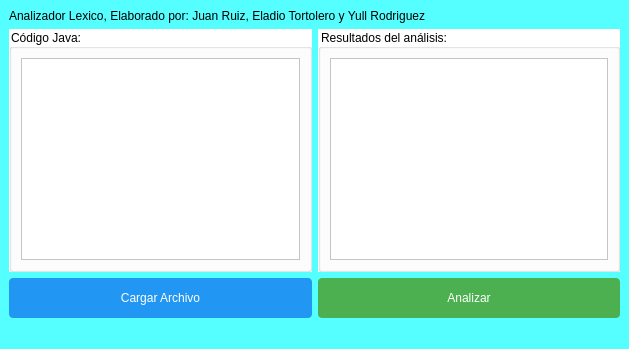
<?xml version="1.0" encoding="UTF-8"?>
<ui version="4.0">
 <class>MainWindow</class>
 <widget class="QMainWindow" name="MainWindow">
  <property name="geometry">
   <rect>
    <x>0</x>
    <y>0</y>
    <width>629</width>
    <height>349</height>
   </rect>
  </property>
  <property name="windowTitle">
   <string>Super Analizador Léxico</string>
  </property>
  <property name="styleSheet">
   <string notr="true">background-color: rgb(85, 255, 255);</string>
  </property>
  <widget class="QWidget" name="centralwidget">
   <layout class="QVBoxLayout" name="verticalLayout">
    <item>
     <widget class="QLabel" name="label">
      <property name="styleSheet">
       <string notr="true">font: 18pt &quot;MS Shell Dlg 2&quot;;</string>
      </property>
      <property name="text">
       <string>Analizador Lexico, Elaborado por: Juan Ruiz, Eladio Tortolero y Yull Rodriguez</string>
      </property>
     </widget>
    </item>
    <item>
     <layout class="QHBoxLayout" name="horizontalLayout">
      <item>
       <widget class="QGroupBox" name="groupBox">
        <property name="styleSheet">
         <string notr="true">background-color: rgb(255, 255, 255);</string>
        </property>
        <property name="title">
         <string>Código Java:</string>
        </property>
        <layout class="QVBoxLayout" name="verticalLayout_2">
         <item>
          <widget class="QPlainTextEdit" name="codeEditor">
           <property name="font">
            <font>
             <family>Consolas</family>
             <pointsize>10</pointsize>
            </font>
           </property>
           <property name="styleSheet">
            <string notr="true">background-color: rgb(255, 255, 255);</string>
           </property>
          </widget>
         </item>
        </layout>
       </widget>
      </item>
      <item>
       <widget class="QGroupBox" name="groupBox_2">
        <property name="styleSheet">
         <string notr="true">background-color: rgb(255, 255, 255);</string>
        </property>
        <property name="title">
         <string>Resultados del análisis:</string>
        </property>
        <layout class="QVBoxLayout" name="verticalLayout_3">
         <item>
          <widget class="QPlainTextEdit" name="resultsViewer">
           <property name="font">
            <font>
             <family>Consolas</family>
             <pointsize>10</pointsize>
            </font>
           </property>
           <property name="styleSheet">
            <string notr="true">background-color: rgb(255, 255, 255);</string>
           </property>
           <property name="readOnly">
            <bool>true</bool>
           </property>
          </widget>
         </item>
        </layout>
       </widget>
      </item>
     </layout>
    </item>
    <item>
     <layout class="QHBoxLayout" name="horizontalLayout_2">
      <item>
       <widget class="QPushButton" name="loadButton">
        <property name="minimumSize">
         <size>
          <width>0</width>
          <height>40</height>
         </size>
        </property>
        <property name="styleSheet">
         <string notr="true">background-color: #2196F3;
color: white;
border: none;
border-radius: 4px;</string>
        </property>
        <property name="text">
         <string>Cargar Archivo</string>
        </property>
       </widget>
      </item>
      <item>
       <widget class="QPushButton" name="analyzeButton">
        <property name="minimumSize">
         <size>
          <width>0</width>
          <height>40</height>
         </size>
        </property>
        <property name="styleSheet">
         <string notr="true">background-color: #4CAF50;
color: white;
border: none;
border-radius: 4px;</string>
        </property>
        <property name="text">
         <string>Analizar</string>
        </property>
       </widget>
      </item>
     </layout>
    </item>
   </layout>
  </widget>
  <widget class="QStatusBar" name="statusbar"/>
 </widget>
 <resources/>
 <connections/>
</ui>
